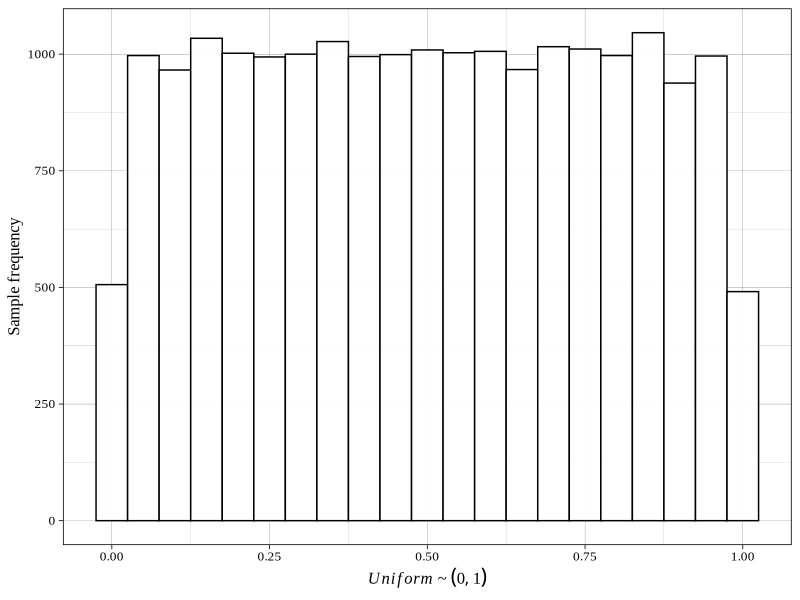
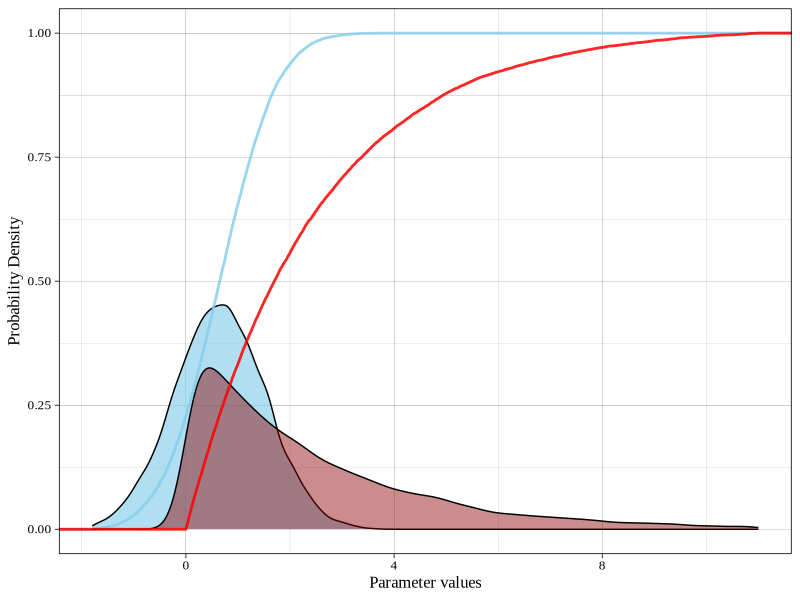

Here is the R script that generated these plots, in order:
## ---- chunk 1
knitr::opts_chunk$set(echo = FALSE)
library(tidyverse)
set.seed(1000)
## ---- chunk 2
x <- runif(n = 20000)
## ---- chunk 3
ggplot() + 
 geom_histogram(aes(x), binwidth = 0.05, colour = "black", fill = "white", alpha = 0.95) + 
 ylab(label = "Sample frequency") +
 xlab(label = expression(paste(italic(Uniform), " ~ " (0, 1)))) +
 theme_linedraw(base_family = "Times New Roman", base_size = 12)
## ---- chunk 4
inv_cdf_exp <- qexp(p = x, rate = 0.4)
inv_cdf_norm <- qnorm(p = x, mean = 0.65, sd = sqrt(0.7744))
## ---- chunk 5
x_cum <- ecdf(x = x)
ggplot() + 
 geom_density(aes(x = inv_cdf_norm), fill = "skyblue", alpha = 0.65) +
 stat_ecdf(aes(inv_cdf_norm), colour = "skyblue", alpha = 0.85, lwd = 0.95) + 
 geom_density(aes(x = inv_cdf_exp), fill = "darkred", alpha = 0.45) + 
 stat_ecdf(aes(inv_cdf_exp), colour = "red", alpha = 0.85, lwd = 0.95) +
 ylab(label = "Probability Density") +
 xlab(label = "Parameter values") +
 theme_linedraw(base_family = "Times New Roman", base_size = 12) + 
 xlim(c(-1.8, 11)) + 
 ylim(c(0, 1))
